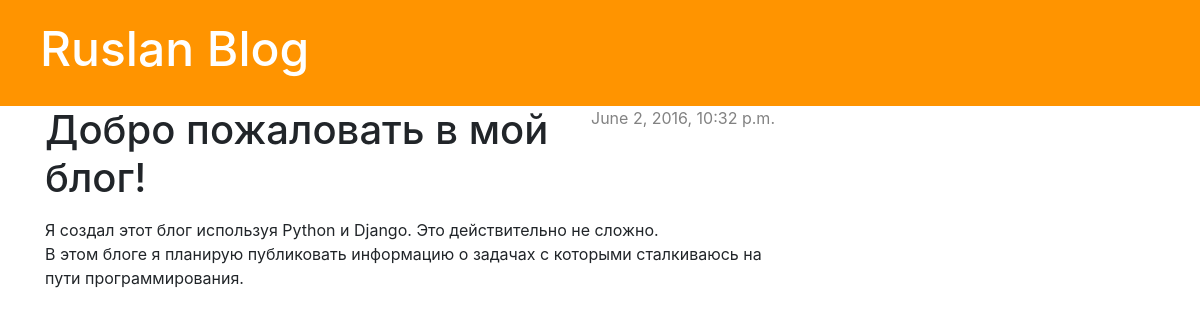
The app's page /post/1/ with its own data.
### blog/models.py (models this page shows, shortened)
class Post(models.Model):
    author = models.ForeignKey('auth.User')
    title = models.CharField(max_length=200)
    text = models.TextField()
    created_date = models.DateTimeField(
            default=timezone.now)
    published_date = models.DateTimeField(
            blank=True, null=True)

### blog/views.py (the view)
# urls.py: url(r'^post/(?P<pk>[0-9]+)/$', views.post_detail, name='post_detail'),
def post_detail(request, pk):
    post = get_object_or_404(Post, pk=pk)
    return render(request, 'blog/post_detail.html', {'post': post})

### blog/templates/blog/post_detail.html (shortened to what this page needs)
<!DOCTYPE html>
<html lang="en">
<head>
</head>
<body>
    {% extends 'blog/base.html' %}
    {% block content %}
        <div class="post">
            {% if post.published_date %}
                <div class="date">
                    {{ post.published_date }}
                </div>
            {% endif %}
            <h1>{{ post.title }}</h1>
            <p>{{ post.text|linebreaks }}</p>
        </div>
    {% endblock %}

### blog/static/css/style.css (style rules this page uses)
h1, h2, h3, h4 { font-family: 'Lobster', cursive; }
.date { float: right; color: #828282; }
.post { margin-bottom: 70px; }

### records on screen
Post: published_date "June 2, 2016, 10:32 p.m.", title "Добро пожаловать в мой блог!", text "Я создал этот блог используя Python и Django. Это действительно не сложно. В этом блоге я планирую публиковать информацию о задачах с которыми сталкиваюсь на пути программирования."
